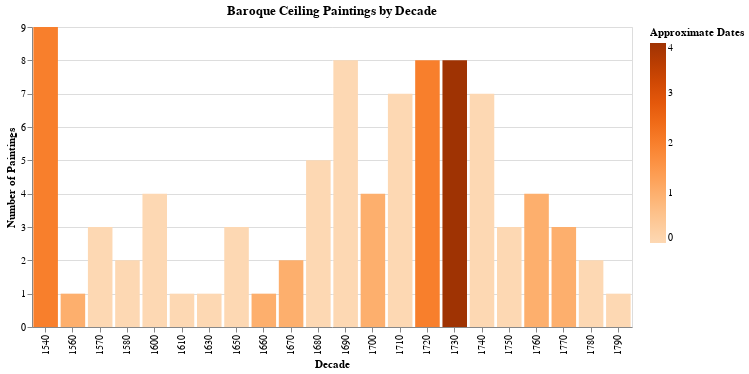

The notebook cell saved with this chart:
### Code cell
# =============================================================================
# CELL 10: Temporal Analysis - Paintings by Decade
# =============================================================================

print("📅 TEMPORAL DISTRIBUTION")
print("=" * 60)

temporal_df = con.execute("""
    SELECT 
        CAST(FLOOR(year_start / 10) * 10 AS INTEGER) as decade,
        COUNT(*) as count,
        CAST(SUM(CASE WHEN year_is_approximate THEN 1 ELSE 0 END) AS INTEGER) as approximate_count
    FROM paintings
    WHERE year_start IS NOT NULL
      AND year_start >= 1500 AND year_start <= 1900
    GROUP BY FLOOR(year_start / 10) * 10
    ORDER BY decade
""").pl()

print(temporal_df)

# Visualization
if len(temporal_df) > 0:
    chart = alt.Chart(temporal_df.to_pandas()).mark_bar().encode(
        x=alt.X('decade:O', title='Decade'),
        y=alt.Y('count:Q', title='Number of Paintings'),
        color=alt.Color('approximate_count:Q', 
                       scale=alt.Scale(scheme='oranges'),
                       title='Approximate Dates'),
        tooltip=['decade', 'count', 'approximate_count']
    ).properties(
        title='Baroque Ceiling Paintings by Decade',
        width=600,
        height=300
    )
    ipython_display(chart)

### Figure 1 — Vega-Lite specification as saved in the notebook (floating-point values rounded to 4 significant figures)
{"config": {"view": {"continuousWidth": 300, "continuousHeight": 300}}, "data": {"name": "data-1902b09d8904d4544d5c81a1ec96530d"}, "mark": {"type": "bar"}, "encoding": {"color": {"field": "approximate_count", "scale": {"scheme": "oranges"}, "title": "Approximate Dates", "type": "quantitative"}, "tooltip": [{"field": "decade", "type": "quantitative"}, {"field": "count", "type": "quantitative"}, {"field": "approximate_count", "type": "quantitative"}], "x": {"field": "decade", "title": "Decade", "type": "ordinal"}, "y": {"field": "count", "title": "Number of Paintings", "type": "quantitative"}}, "height": 300, "title": "Baroque Ceiling Paintings by Decade", "width": 600, "$schema": "https://vega.github.io/schema/vega-lite/v6.1.0.json", "datasets": {"data-1902b09d8904d4544d5c81a1ec96530d": [{"decade": 1540, "count": 9, "approximate_count": 2}, {"decade": 1560, "count": 1, "approximate_count": 1}, {"decade": 1570, "count": 3, "approximate_count": 0}, {"decade": 1580, "count": 2, "approximate_count": 0}, {"decade": 1600, "count": 4, "approximate_count": 0}, {"decade": 1610, "count": 1, "approximate_count": 0}, {"decade": 1630, "count": 1, "approximate_count": 0}, {"decade": 1650, "count": 3, "approximate_count": 0}, {"decade": 1660, "count": 1, "approximate_count": 1}, {"decade": 1670, "count": 2, "approximate_count": 1}, {"decade": 1680, "count": 5, "approximate_count": 0}, {"decade": 1690, "count": 8, "approximate_count": 0}, {"decade": 1700, "count": 4, "approximate_count": 1}, {"decade": 1710, "count": 7, "approximate_count": 0}, {"decade": 1720, "count": 8, "approximate_count": 2}, {"decade": 1730, "count": 8, "approximate_count": 4}, {"decade": 1740, "count": 7, "approximate_count": 0}, {"decade": 1750, "count": 3, "approximate_count": 0}, {"decade": 1760, "count": 4, "approximate_count": 1}, {"decade": 1770, "count": 3, "approximate_count": 1}, {"decade": 1780, "count": 2, "approximate_count": 0}, {"decade": 1790, "count": 1, "approximate_count": 0}]}}
